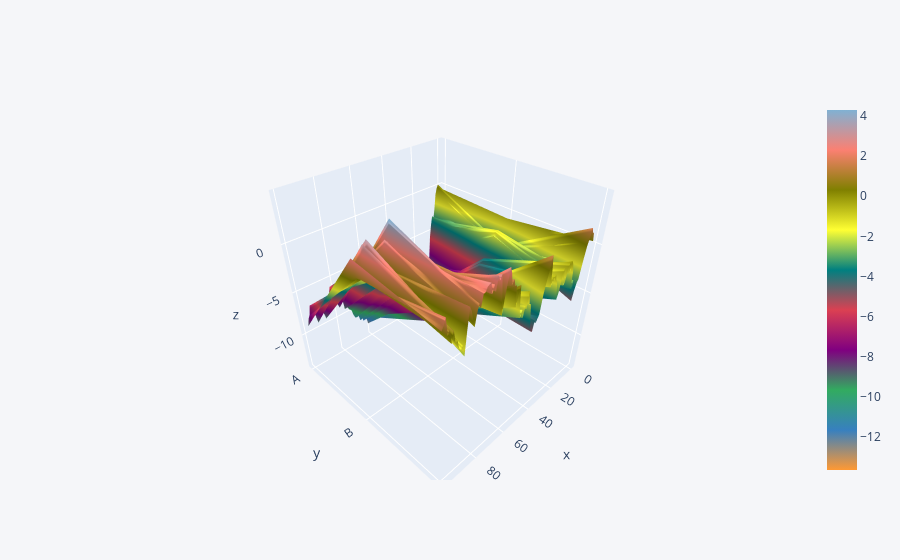

Write notebook code for a chart like this one.
### Code cell
df.iplot(kind='surface')

### Figure 1 — Plotly figure (JSON) as saved in the notebook; plotly's stock layout.template omitted (floating-point values rounded to 4 significant figures; data arrays with more than 128 entries replaced by an {"elided": "..."} marker saying what was removed)
{"data": [{"colorscale": [[0, "rgb(255, 153, 51)"], [0.1111, "rgb(55, 128, 191)"], [0.2222, "rgb(50, 171, 96)"], [0.3333, "rgb(128, 0, 128)"], [0.4444, "rgb(219, 64, 82)"], [0.5556, "rgb(0, 128, 128)"], [0.6667, "rgb(255, 255, 51)"], [0.7778, "rgb(128, 128, 0)"], [0.8889, "rgb(251, 128, 114)"], [1, "rgb(128, 177, 211)"]], "type": "surface", "x": [0, 1, 2, 3, 4, 5, 6, 7, 8, 9, 10, 11, 12, 13, 14, 15, 16, 17, 18, 19, 20, 21, 22, 23, 24, 25, 26, 27, 28, 29, 30, 31, 32, 33, 34, 35, 36, 37, 38, 39, 40, 41, 42, 43, 44, 45, 46, 47, 48, 49, 50, 51, 52, 53, 54, 55, 56, 57, 58, 59, 60, 61, 62, 63, 64, 65, 66, 67, 68, 69, 70, 71, 72, 73, 74, 75, 76, 77, 78, 79, 80, 81, 82, 83, 84, 85, 86, 87, 88, 89, 90, 91, 92, 93, 94, 95, 96, 97, 98, 99], "y": ["A", "B", "C"], "z": {"elided": "3x100 float values"}}], "layout": {"legend": {"bgcolor": "#F5F6F9", "font": {"color": "#4D5663"}}, "paper_bgcolor": "#F5F6F9", "plot_bgcolor": "#F5F6F9", "title": {"font": {"color": "#4D5663"}}, "xaxis": {"gridcolor": "#E1E5ED", "showgrid": true, "tickfont": {"color": "#4D5663"}, "title": {"font": {"color": "#4D5663"}, "text": ""}, "zerolinecolor": "#E1E5ED"}, "yaxis": {"gridcolor": "#E1E5ED", "showgrid": true, "tickfont": {"color": "#4D5663"}, "title": {"font": {"color": "#4D5663"}, "text": ""}, "zerolinecolor": "#E1E5ED"}}}
